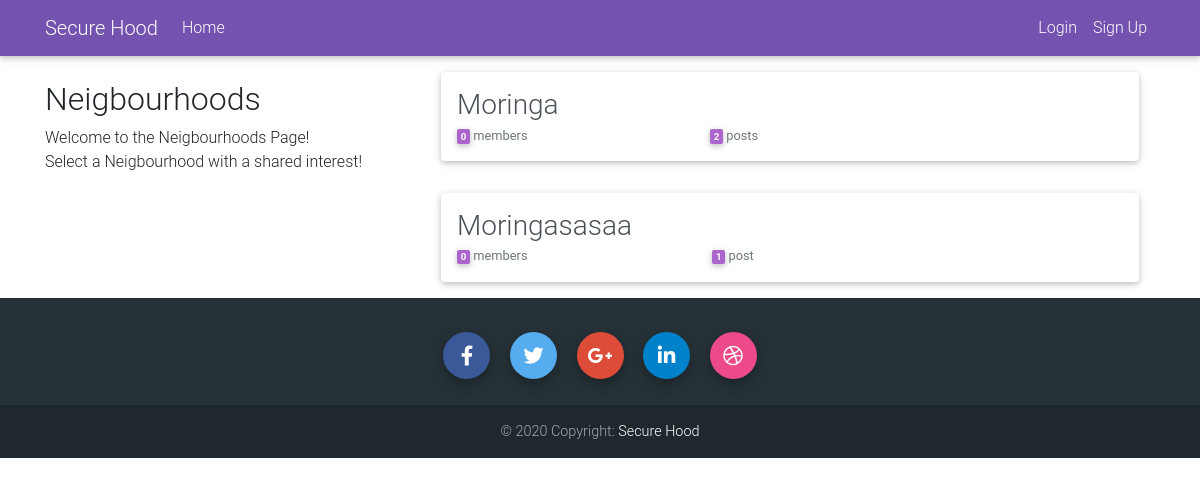
Page /groups/ on the earlier database version.
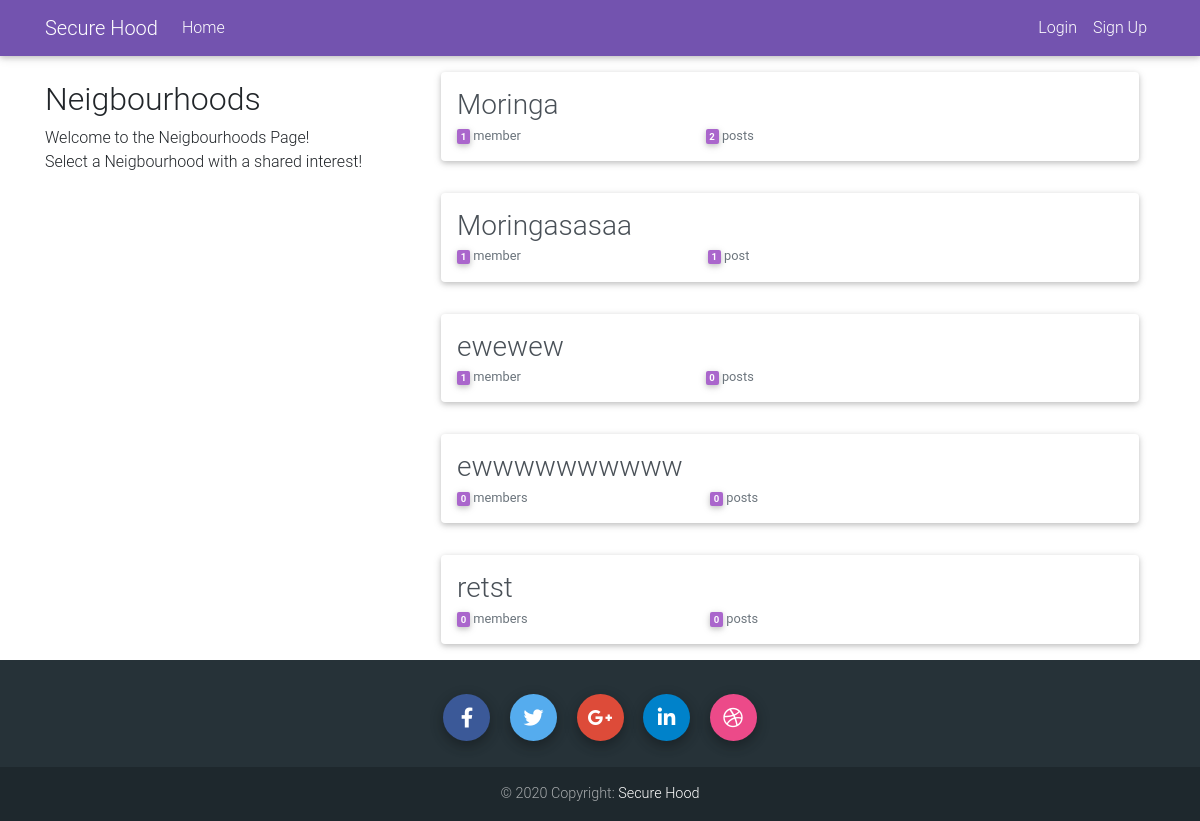
Same page on the later database version.
### groups/models.py (models this page shows, shortened)
class Group(models.Model):
    name = models.CharField(max_length=255, unique=True)
    slug = models.SlugField(allow_unicode=True, unique=True)
    description = models.TextField(blank=True, default='')
    members = models.ManyToManyField(User,through="GroupMember")
    class Meta:
        ordering = ["name"]

### groups/views.py (the view)
# urls.py: path('', ListGroups.as_view(), name="all"),
class ListGroups(generic.ListView):
    model = Group
    template_name = 'groups/group_list.html'

### templates/groups/group_list.html (shortened to what this page needs)
{% extends "groups/group_base.html" %} {% block pregroup %}
<div class="col-md-4 mb-4 mt-4">
  <div class="content">
    <h2>Neigbourhoods</h2>
    <p>
      Welcome to the Neigbourhoods Page! <br />Select a Neigbourhood with a
      shared interest!
    </p>
  </div>
</div>
{% endblock %} {% block group_content %}
<div class="col-md-8">
  <div class="list-group">
    {% for group in object_list %}
    <div class="card m-3 p-3">
      <a
        href="{% url 'groups:single' slug=group.slug %}"
        class=" list-group-item-action flex-column align-items-start"
      >
        <h3 class="mb-1">{{ group.name }}</h3>
        <div class="d-flex w-40 justify-content-between">
          <small class="text-muted"
            ><span class="badge badge-secondary">
              {{ group.members.count }}</span
            >
            member{{ group.members.count|pluralize }}</small
          >
          <small class="text-muted"
            ><span class="badge badge-secondary"> {{ group.posts.count }}</span>
            post{{ group.posts.count|pluralize }}</small
          >
        </div>
      </a>
    </div>
    {% endfor %}
  </div>
</div>
{% endblock %}

Differences in the rows shown:
computed for Group "Moringa": members.count "0" → "1"
computed for Group "Moringasasaa": members.count "0" → "1"
added Group: name "ewewew", members.count "1", posts.count "0"
added Group: name "ewwwwwwwwww", members.count "0", posts.count "0"
added Group: name "retst", members.count "0", posts.count "0"
